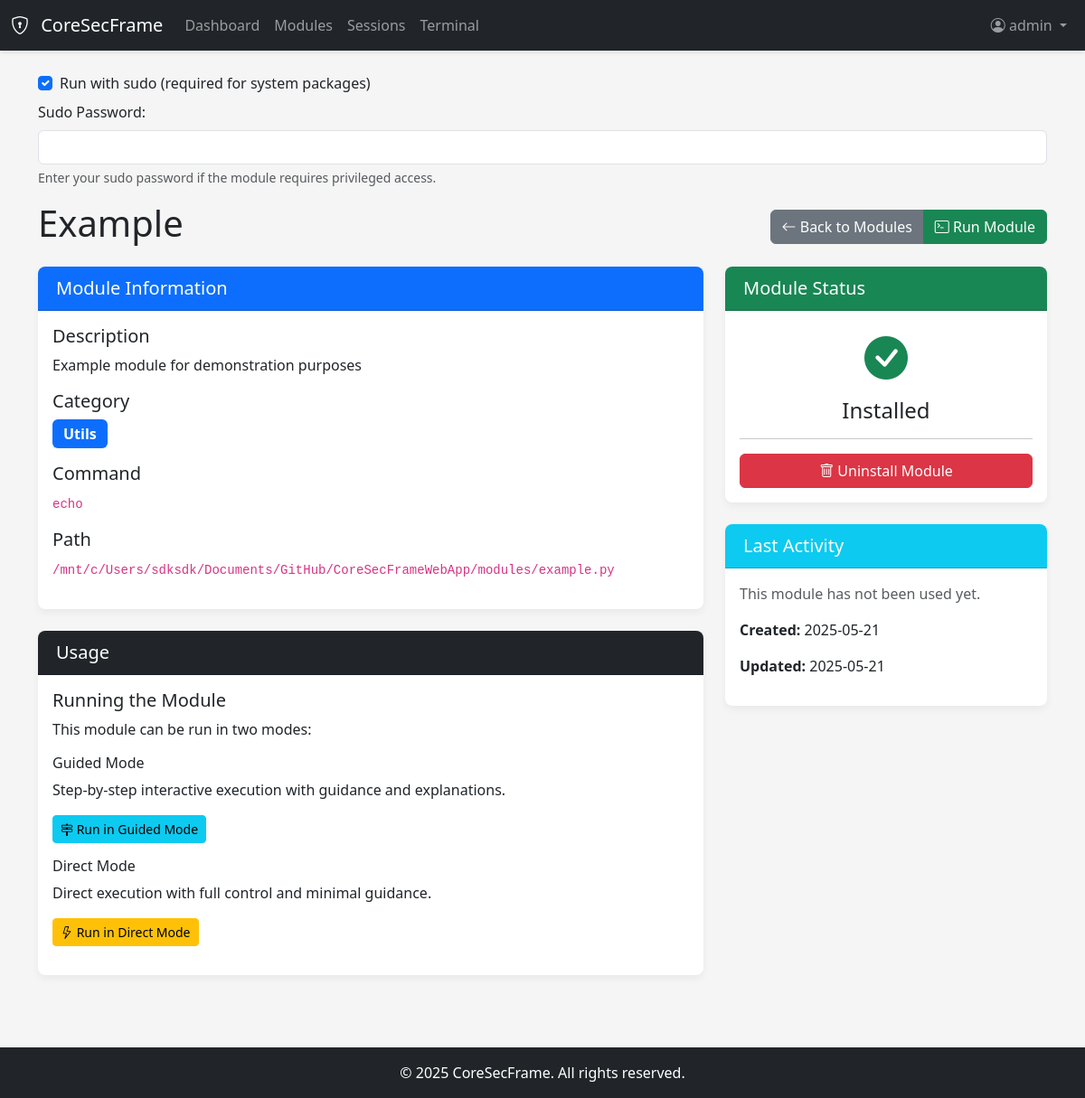
/modules/view/1 (signed in), run on the app's committed database.
### app/auth/models.py (models this page shows, shortened)
class User(UserMixin, db.Model):
    id = db.Column(db.Integer, primary_key=True)
    username = db.Column(db.String(64), index=True, unique=True)
    email = db.Column(db.String(120), index=True, unique=True)
    password_hash = db.Column(db.String(128))
    role = db.Column(db.String(20), default='user')  # 'admin' or 'user'
    created_at = db.Column(db.DateTime, default=datetime.utcnow)
    last_login = db.Column(db.DateTime, nullable=True)
    def is_admin(self):
        return self.role == 'admin'

### app/modules/models.py (models this page shows, shortened)
class Module(db.Model):
    id = db.Column(db.Integer, primary_key=True)
    name = db.Column(db.String(64), index=True, unique=True)
    description = db.Column(db.Text)
    category = db.Column(db.String(64), index=True)
    command = db.Column(db.String(128))
    remote_url = db.Column(db.String(256), nullable=True)
    local_path = db.Column(db.String(256))
    installed = db.Column(db.Boolean, default=False)
    installed_date = db.Column(db.DateTime, nullable=True)
    last_used = db.Column(db.DateTime, nullable=True)
    created_at = db.Column(db.DateTime, default=datetime.utcnow)
    updated_at = db.Column(db.DateTime, default=datetime.utcnow, onupdate=datetime.utcnow)

### app/modules/routes.py (the view)
@modules_bp.route('/view/<int:id>')
@login_required
def view(id):
    module = Module.query.get_or_404(id)
    return render_template('modules/view.html', title=f'Module: {module.name}', module=module)

### app/auth/models.py (called while the page is built)
@login_manager.user_loader
def load_user(id):
    return User.query.get(int(id))

### app/templates/modules/view.html (shortened to what this page needs)
{% extends "base.html" %}
{% block content %}
<div class="mb-3">
    <div class="form-check">
        <input class="form-check-input" type="checkbox" id="useSudo" name="use_sudo" checked>
        <label class="form-check-label" for="useSudo">
            Run with sudo (required for system packages)
        </label>
    </div>
    <div id="sudoPasswordField" class="mt-2">
        <label for="sudoPassword" class="form-label">Sudo Password:</label>
        <input type="password" class="form-control" id="sudoPassword" name="sudo_password">
        <div class="form-text">Enter your sudo password if the module requires privileged access.</div>
    </div>
</div>
<div class="row mb-3">
    <div class="col-md-12 d-flex justify-content-between align-items-center">
        <h1>{{ module.name }}</h1>
        <div class="btn-group" role="group">
            <a href="{{ url_for('modules.index') }}" class="btn btn-secondary">
                <i class="bi bi-arrow-left"></i> Back to Modules
            </a>
            {% if module.installed %}
            <a href="{{ url_for('terminal.new') }}?module={{ module.name }}" class="btn btn-success">
                <i class="bi bi-terminal"></i> Run Module
            </a>
            {% endif %}
        </div>
    </div>
</div>
<div class="row">
    <div class="col-md-8">
        <div class="card mb-4">
            <div class="card-header bg-primary text-white">
                <h5 class="mb-0">Module Information</h5>
            </div>
            <div class="card-body">
                <div class="mb-3">
                    <h5>Description</h5>
                    <p>{{ module.description }}</p>
                </div>
                <div class="mb-3">
                    <h5>Category</h5>
                    <a href="{{ url_for('modules.category', name=module.category) }}"
                        class="badge bg-primary fs-6 text-decoration-none">
                        {{ module.category }}
                    </a>
                </div>
                <div class="mb-3">
                    <h5>Command</h5>
                    <code>{{ module.command }}</code>
                </div>
                <div class="mb-3">
                    <h5>Path</h5>
                    <code class="text-break">{{ module.local_path }}</code>
                </div>
            </div>
        </div>
        <div class="card">
            <div class="card-header bg-dark text-white">
                <h5 class="mb-0">Usage</h5>
            </div>
            <div class="card-body">
                <h5>Running the Module</h5>
                <p>This module can be run in two modes:</p>
                <div class="mb-3">
                    <h6>Guided Mode</h6>
                    <p>Step-by-step interactive execution with guidance and explanations.</p>
                    <a href="{{ url_for('terminal.new') }}?module={{ module.name }}&mode=guided"
                        class="btn btn-sm btn-info">
                        <i class="bi bi-signpost-2"></i> Run in Guided Mode
                    </a>
                </div>
                <div class="mb-3">
                    <h6>Direct Mode</h6>
                    <p>Direct execution with full control and minimal guidance.</p>
                    <a href="{{ url_for('terminal.new') }}?module={{ module.name }}&mode=direct"
                        class="btn btn-sm btn-warning">
                        <i class="bi bi-lightning"></i> Run in Direct Mode
                    </a>
                </div>
            </div>
        </div>
    </div>
    <div class="col-md-4">
        <div class="card mb-4">
            <div class="card-header {% if module.installed %}bg-success{% else %}bg-danger{% endif %} text-white">
                <h5 class="mb-0">Module Status</h5>
            </div>
            <div class="card-body text-center">
                {% if module.installed %}
                <i class="bi bi-check-circle-fill text-success" style="font-size: 48px;"></i>
                <h4 class="mt-2">Installed</h4>
                <hr>
                <form action="{{ url_for('modules.uninstall', id=module.id) }}" method="post">
                    <button type="submit" class="btn btn-danger w-100">
                        <i class="bi bi-trash"></i> Uninstall Module
                    </button>
                </form>
                {% endif %}
            </div>
        </div>
        <div class="card">
            <div class="card-header bg-info text-white">
                <h5 class="mb-0">Last Activity</h5>
            </div>
            <div class="card-body">
                {% if module.last_used %}
                <p><strong>Last Used:</strong> {{ module.last_used.strftime('%Y-%m-%d %H:%M:%S') }}</p>
                {% else %}
                <p class="text-muted">This module has not been used yet.</p>
                {% endif %}
                <p><strong>Created:</strong> {{ module.created_at.strftime('%Y-%m-%d') }}</p>
                <p><strong>Updated:</strong> {{ module.updated_at.strftime('%Y-%m-%d') }}</p>
            </div>
        </div>
    </div>
</div>
{% endblock %}

### app/templates/base.html (shortened to what this page needs)
<!DOCTYPE html>
<html lang="en">
<head>
    <link href="https://cdn.jsdelivr.net/npm/bootstrap@5.3.0-alpha1/dist/css/bootstrap.min.css" rel="stylesheet">
    <link rel="stylesheet" href="https://cdn.jsdelivr.net/npm/bootstrap-icons@1.10.3/font/bootstrap-icons.css">
    <link rel="stylesheet" href="{{ url_for('static', filename='css/styles.css') }}">
</head>
<body class="d-flex flex-column min-vh-100">
    <body class="d-flex flex-column min-vh-100">
        <header>
            <nav class="navbar navbar-expand-lg navbar-dark bg-dark">
                <div class="container-fluid">
                    <a class="navbar-brand" href="{{ url_for('core.index') }}">
                        <i class="bi bi-shield-lock me-2"></i>
                        CoreSecFrame
                    </a>
                    <div class="collapse navbar-collapse" id="navbarNav">
                        <ul class="navbar-nav me-auto">
                            {% if current_user.is_authenticated %}
                            <li class="nav-item">
                                <a class="nav-link" href="{{ url_for('core.dashboard') }}">Dashboard</a>
                            </li>
                            <li class="nav-item">
                                <a class="nav-link" href="{{ url_for('modules.index') }}">Modules</a>
                            </li>
                            <li class="nav-item">
                                <a class="nav-link" href="{{ url_for('sessions.index') }}">Sessions</a>
                            </li>
                            <li class="nav-item">
                                <a class="nav-link" href="{{ url_for('terminal.index') }}">Terminal</a>
                            </li>
                            {% endif %}
                        </ul>
                        <ul class="navbar-nav ms-auto">
                            {% if current_user.is_authenticated %}
                            <li class="nav-item dropdown">
                                <a class="nav-link dropdown-toggle" href="#" id="navbarDropdown" role="button"
                                    data-bs-toggle="dropdown">
                                    <i class="bi bi-person-circle"></i> {{ current_user.username }}
                                </a>
                            </li>
                            {% endif %}
                        </ul>
                    </div>
                </div>
            </nav>
        </header>
        <main class="flex-grow-1">
            <div class="container mt-4">
                {% block content %}{% endblock %}
            </div>
        </main>
        <footer class="bg-dark text-white mt-4 py-3">
            <div class="container text-center">
                <span>&copy; 2025 CoreSecFrame. All rights reserved.</span>
            </div>
        </footer>
    </body>
</html>

### app/static/css/styles.css (style rules this page uses)
:root { --primary-color: #1e88e5; --primary-dark: #1565c0; --primary-light: #64b5f6; --secondary-color: #6c757d; --success-color: #28a745; --danger-color: #dc3545; --warning-color: #ffc107; --info-color: #17a2b8; --dark-color: #343a40; --light-color: #f8f9fa; }
body { min-height: 100vh; display: flex; flex-direction: column; background-color: #f5f5f5; }
main { flex: 1; margin-bottom: 2rem; }
.navbar { box-shadow: 0 2px 5px rgba(0, 0, 0, 0.1); }
.card { border: none; border-radius: 0.5rem; box-shadow: 0 4px 8px rgba(0, 0, 0, 0.05); margin-bottom: 1.5rem; }
.card-header { border-radius: 0.5rem 0.5rem 0 0 !important; padding: 0.75rem 1.25rem; font-weight: bold; }
.badge { padding: 0.5em 0.75em; }
.text-break { word-break: break-word !important; overflow-wrap: break-word !important; }

### data on the page
User: username "admin"
Module: name "Example", description "Example module for demonstration purposes", category "Utils", command "echo", local_path "/mnt/c/Users/sdksdk/Documents/GitHub/CoreSecFrameWebApp/modules/example.py", created_at "2025-05-21", updated_at "2025-05-21"
